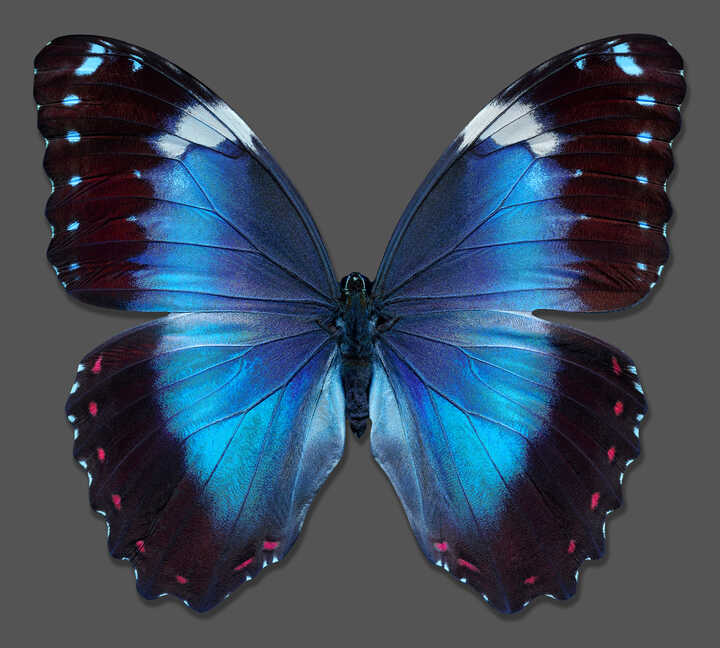
#> input picture images/bf.jpg, 720 x 648 px
$ jupyter execute sampling.ipynb
#> lines starting #> are read from the running program, lines starting #| are printed output that depends on the picture; after the words box and inside, x2 and y2 are one past the last pixel; in counts of white or black regions, pixels touching at a corner belong together
[cell 1]
import numpy as np
import cv2

[cell 2]
bw = cv2.imread('images/bf.jpg', 0) # 0 for black and white
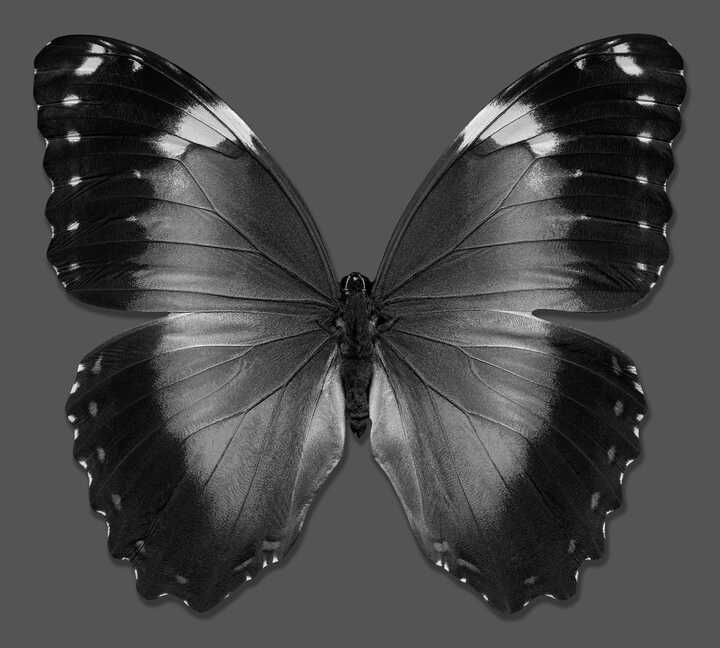
#> bw: shape (648, 720); min 0, max 255, mean 72.2
height, width = bw.shape[0:2]
#> height = 648; width = 720

[cell 3]
cv2.imshow("original", bw)

[cell 4]
# mask manually
binary = np.zeros([height, width, 1], 'uint8')
thresh = 85

for row in range(0, height):
    for col in range(0, width):
        if bw[row][col] > thresh:
            binary[row][col] = 255
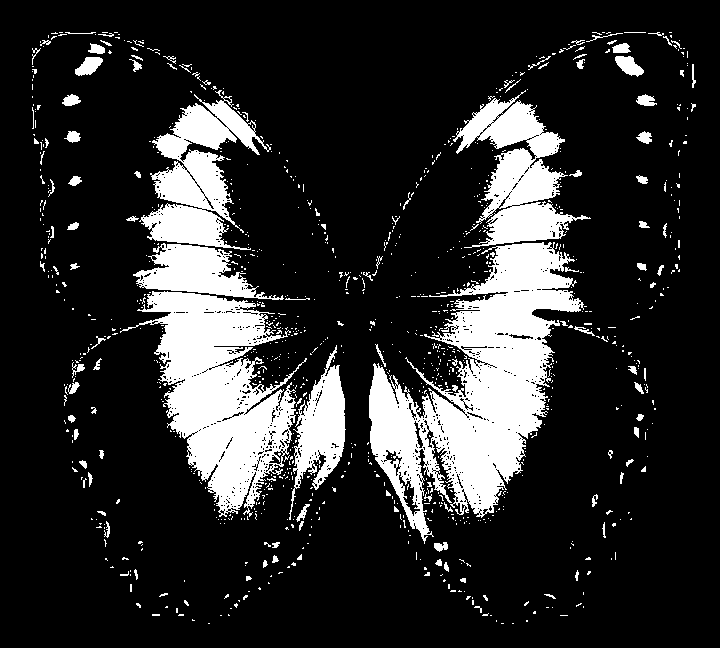
#> binary: shape (648, 720, 1); 17.5% white; 1033 white regions (918 under 20 px), largest, box (x1, y1, x2, y2) and area: (369, 242, 584, 544) 27745, (120, 291, 307, 517) 19038, (139, 90, 271, 250) 9035

cv2.imshow("masked", binary)

[cell 5]
# using the threshold method
ret, thresh = cv2.threshold(bw, thresh, 255, cv2.THRESH_BINARY)
#> ret = 85
cv2.imshow("masked using cv2", thresh)
